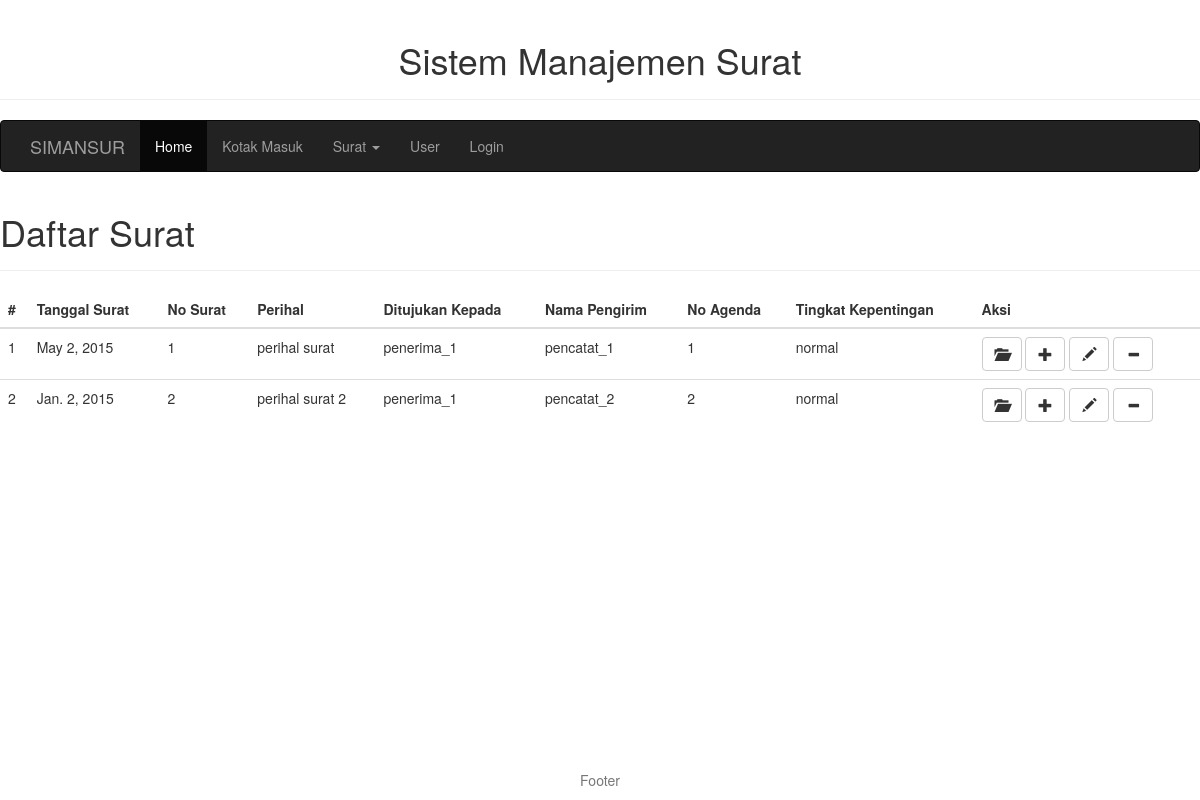
Before: /surat/ with the older database file.
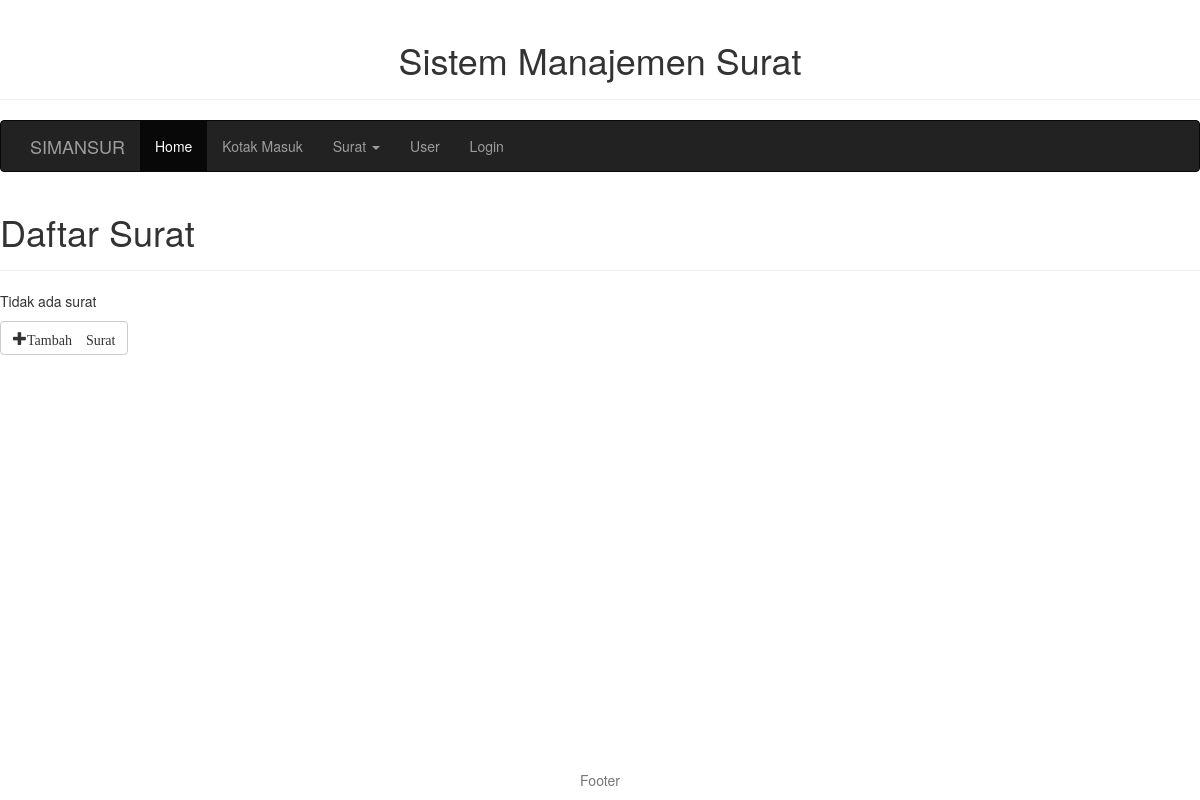
After: the same page with the newer database file.
### MainApp/models.py (models this page shows, shortened)
class Surat(models.Model):
    no_surat = models.IntegerField(unique=True)
    no_agenda = models.IntegerField(null=True)
    perihal_surat = models.TextField(null=True,)
    tanggal_surat_masuk = models.DateField(null=True, auto_now_add=False)
    keterangan_disposisi = models.TextField(null=True)
    tingkat_kepentingan = models.CharField(null=True, max_length=15)
    dari = models.TextField(null=True)
    timestamp_surat = models.DateTimeField(null=True,auto_now_add=True)
    id_penerima = models.ForeignKey(UserProfile, null=True, related_name='id_penerima')
    id_pencatat = models.ForeignKey(UserProfile, null=True, related_name='id_pencatat')
    file_surat = models.FileField(upload_to=settings.UPLOAD_PATH, null=True, blank=True)

class UserProfile(models.Model):
    user = models.OneToOneField(User)
    bidang = models.CharField(max_length=40, default="")
    jabatan = models.CharField(max_length=40, default="")
    role_pencatat = models.BooleanField(default=False)
    no_telepon = models.BigIntegerField()
    def __str__(self):
        return self.user.username

### MainApp/views.py (the view)
# urls.py: url(r'^surat/$', views.surat, name='surat'),
def surat(request):
    semua_surat = Surat.objects.all()
    context_dict = {'semua_surat': semua_surat}
    return render(request, 'MainApp/surat.html', context_dict)

### templates/MainApp/surat.html (shortened to what this page needs)
{% extends "base.html" %}
{% block body-id %}{{ slug|slugify }}{% endblock %}
{% block content%}
        <div class="page-header">
            <h1>Daftar Surat</h1>
        </div>
        <div class="row">
            <div class="col-md-12">
                {% if semua_surat %}
              <table class="table">
                <thead>
                  <tr>
                    <th>#</th>
                    <th>Tanggal Surat</th>
                    <th>No Surat</th>
                    <th>Perihal</th>
                    <th>Ditujukan Kepada</th>
                    <th>Nama Pengirim</th>
                    <th>No Agenda</th>
                    <th>Tingkat Kepentingan</th>
                    <th>Aksi</th>
                  </tr>
                </thead>
                <tbody>
                {% for surat in semua_surat %}
                  <tr>
                    <td>{{ forloop.counter }}</td>
                    <td>{{ surat.tanggal_surat_masuk }}</td>
                    <td>{{ surat.no_surat }}</td>
                    <td>{{ surat.perihal_surat }}</td>
                    <td>{{ surat.id_penerima }}</td>
                    <td>{{ surat.id_pencatat }}</td>
                    <td>{{ surat.no_agenda }}</td>
                    <td>{{ surat.tingkat_kepentingan }}</td>
                    <td>
                        <a href="/surat/{{ surat.no_surat }}">
                        <button type="button" class="btn btn-default" aria-label="Left Align">
                            <span class="glyphicon glyphicon glyphicon-folder-open" aria-hidden="true"></span>
                        </button>
                        </a>
                        <a href="{% url 'surat_tambah' %}">
                        <button type="button" class="btn btn-default" aria-label="Left Align">
                            <span class="glyphicon glyphicon glyphicon-plus" aria-hidden="true"></span>
                        </button>
                        </a>
                        <a href="/surat_edit/{{ surat.no_surat }}">
                        <button type="button" class="btn btn-default" aria-label="Left Align">
                            <span class="glyphicon glyphicon glyphicon-pencil" aria-hidden="true"></span>
                        </button>
                        </a>
                        <a href="/surat_delete/{{ surat.no_surat }}" onclick="return confirm('Apakah anda yakin ingin menghapus surat no {{ surat.no_surat }} ?');">
                        <button type="button" class="btn btn-default" aria-label="Left Align">
                            <span class="glyphicon glyphicon glyphicon-minus" aria-hidden="true"></span>
                        </button>
                        </a>
                    </td>
                  </tr>
                  {% endfor %}
                </tbody>
              </table>
                {% else %}
                    <p>Tidak ada surat</p>
                    <p>
                        <a href="{% url 'surat_tambah' %}">
                        <button type="button" class="btn btn-default" aria-label="Left Align">
                            <span class="glyphicon glyphicon glyphicon-plus" aria-hidden="true">Tambah Surat</span>
                        </button>
                        </a>
                    </p>
                {% endif %}
            </div>
        </div>
{% endblock %}

### templates/base.html (shortened to what this page needs)
<!DOCTYPE html>
{% load staticfiles %}
<html lang="en">
    <head>
        <link rel="stylesheet" href="{% static 'css/bootstrap.min.css' %}">
        <link rel="stylesheet" href="{% static 'css/site.css' %}">
    </head>
    <body role="document" id="{% block body-id %}body{% endblock %}">
        {% block jumbotron %}
        <div class="page-header text-center">
            <h1>Sistem Manajemen Surat</h1>
        </div>
        {% endblock %}
        {% block nav-wrapper %}
        <nav class="navbar navbar-inverse">
          <div class="container ">
            <div class="navbar-header">
              <a class="navbar-brand" href="{% url 'home' %}">SIMANSUR</a>
            </div>
            <div id="navbar" class="navbar-collapse collapse">
              <ul class="nav navbar-nav">
                <li class="active"><a href="{% url 'home' %}">Home</a></li>
                <li><a href="{% url 'surat' %}">Kotak Masuk</a></li>
                <li class="dropdown">
                  <a href="#" class="dropdown-toggle" data-toggle="dropdown" role="button" aria-expanded="false">Surat <span class="caret"></span></a>
                </li>
                <li><a href="{% url 'user' %}">User</a></li>
                <li><a href="{% url 'login' %}">Login</a></li>
              </ul>
            </div>
          </div>
        </nav>
        {% endblock %}
        {% block content %}
        {% endblock %}
        {% block footer %}
        <div class="col-md-8">
            <footer class="footer navbar-fixed-bottom">
              <div class="container text-center">
                <p class="text-muted">Footer</p>
              </div>
            </footer>
        </div>
        {% endblock%}
    </body>
</html>

Changed rows visible on the page:
removed Surat: tanggal_surat_masuk "May 2, 2015", no_surat "1", perihal_surat "perihal surat", id_penerima "penerima_1", id_pencatat "pencatat_1", no_agenda "1", tingkat_kepentingan "normal"
removed Surat: tanggal_surat_masuk "Jan. 2, 2015", no_surat "2", perihal_surat "perihal surat 2", id_penerima "penerima_1", id_pencatat "pencatat_2", no_agenda "2", tingkat_kepentingan "normal"
Other visible differences:
text no longer shown: "# Tanggal Surat No Surat Perihal Ditujukan Kepada Nama Pengirim No Agenda Tingkat Kepentingan Aksi"
text now shown: "Tidak ada surat Tambah Surat"
